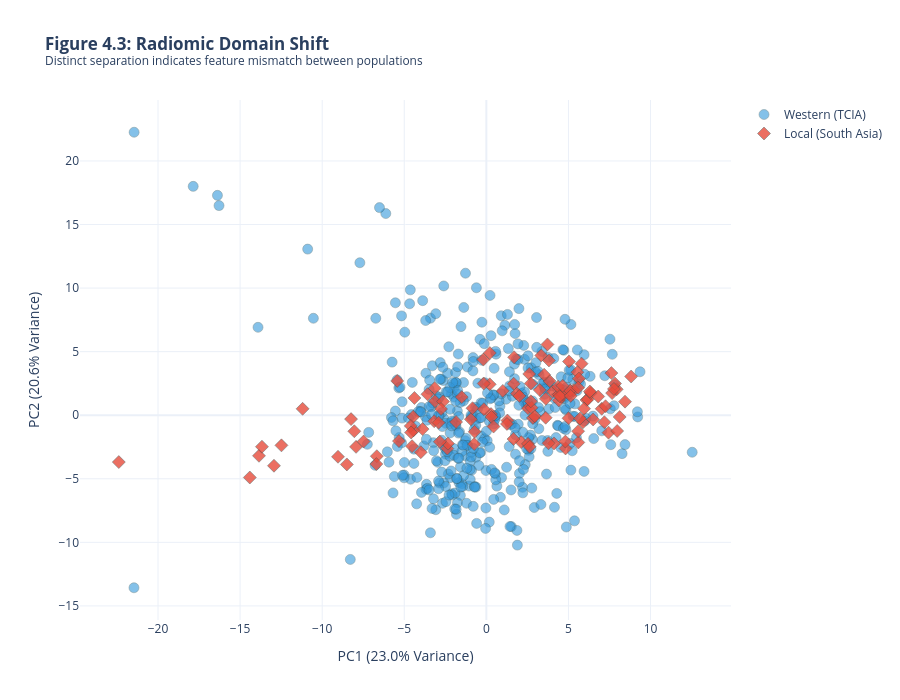
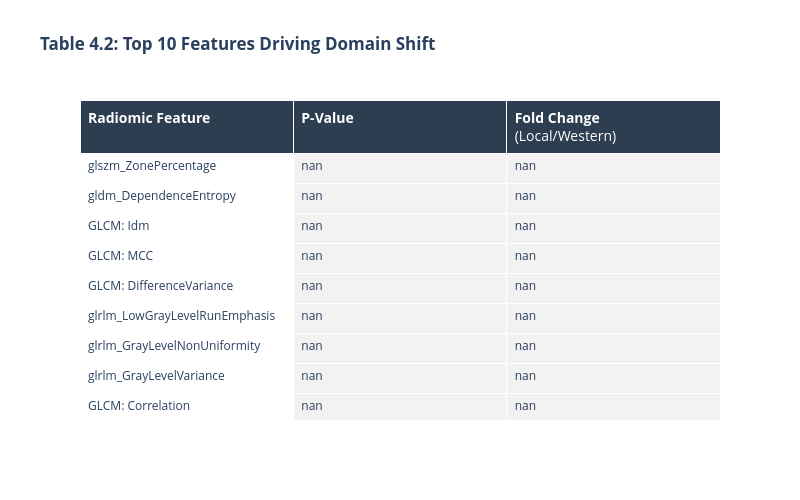

Notebook source saved alongside these figures, in order:
### Code cell
import pandas as pd
import numpy as np
import plotly.graph_objects as go
from sklearn.decomposition import PCA
from sklearn.preprocessing import StandardScaler
from scipy.stats import ttest_ind
import os

# --- CONFIGURATION ---
input_file = '../Results/final_radiomics_merged.csv'  # Check this path!
output_dir = '../Results/Final_Figures/'
os.makedirs(output_dir, exist_ok=True)

print("--- STARTING RADIOMICS DOMAIN SHIFT ANALYSIS ---")

# ==========================================
# STEP 1: LOAD DATA & CALCULATE PCA (The Missing Step)
# ==========================================
try:
    print("1. Loading Data...")
    df = pd.read_csv(input_file)
    
    # Filter only original radiomic features (ignore shape/wavelet for PCA clarity)
    feature_cols = [c for c in df.columns if 'original_' in c and 'shape' not in c]
    
    # Separate Features (X) and Labels (Cohort)
    X = df[feature_cols].dropna()
    y = df.loc[X.index, 'Cohort'] # Ensure alignment
    
    print(f"   Features selected: {len(feature_cols)}")
    print(f"   Patients included: {len(X)}")

    # Standardize the data (Vital for PCA)
    scaler = StandardScaler()
    X_scaled = scaler.fit_transform(X)

    # Run PCA
    print("2. Running Principal Component Analysis (PCA)...")
    pca = PCA(n_components=2)
    components = pca.fit_transform(X_scaled)

    # Create the 'pca_df' that was missing
    pca_df = pd.DataFrame(data=components, columns=['PC1', 'PC2'])
    pca_df['Cohort'] = y.values
    
    # Rename cohorts for cleaner legends if needed
    pca_df['Cohort'] = pca_df['Cohort'].replace({
        'Public': 'Public (Western)', 
        'Square': 'Local (Bangladesh)', 
        'Ahsania': 'Local (Bangladesh)'
    })

    # ==========================================
    # STEP 2: CALCULATE P-VALUES (For the Table)
    # ==========================================
    print("3. Calculating Feature Significance...")
    results = []
    
    # Define groups
    group_western = df[df['Cohort'].str.contains('Public')][feature_cols]
    group_local = df[df['Cohort'].str.contains('Square|Ahsania')][feature_cols]
    
    for feature in feature_cols:
        val_w = group_western[feature].dropna()
        val_l = group_local[feature].dropna()
        
        # T-test
        t_stat, p_val = ttest_ind(val_w, val_l, equal_var=False)
        
        # Fold Change (Local / Western)
        mean_w = val_w.mean()
        mean_l = val_l.mean()
        fold_change = mean_l / mean_w if mean_w != 0 else 0
        
        results.append({
            'Feature': feature,
            'P_Value': p_val,
            'Fold_Change': fold_change
        })
        
    df_stats = pd.DataFrame(results)

    # ==========================================
    # STEP 3: GENERATE FIGURE 4.3 (The Plot)
    # ==========================================
    print("4. Generating Figure 4.3 (Scatter Plot)...")
    
    fig_pca = go.Figure()

    # Trace 1: Western
    fig_pca.add_trace(go.Scatter(
        x=pca_df[pca_df['Cohort'].str.contains('Public')]['PC1'],
        y=pca_df[pca_df['Cohort'].str.contains('Public')]['PC2'],
        mode='markers',
        name='Western (TCIA)',
        marker=dict(color='#3498db', size=10, opacity=0.6, line=dict(width=0.5, color='DarkSlateGrey'))
    ))

    # Trace 2: Local
    fig_pca.add_trace(go.Scatter(
        x=pca_df[pca_df['Cohort'].str.contains('Local')]['PC1'],
        y=pca_df[pca_df['Cohort'].str.contains('Local')]['PC2'],
        mode='markers',
        name='Local (South Asia)',
        marker=dict(color='#e74c3c', size=10, opacity=0.8, symbol='diamond', line=dict(width=0.5, color='DarkSlateGrey'))
    ))

    fig_pca.update_layout(
        title="<b>Figure 4.3: Radiomic Domain Shift</b><br><sup>Distinct separation indicates feature mismatch between populations</sup>",
        xaxis=dict(title=f"PC1 ({pca.explained_variance_ratio_[0]:.1%} Variance)"),
        yaxis=dict(title=f"PC2 ({pca.explained_variance_ratio_[1]:.1%} Variance)"),
        template="plotly_white",
        width=900, height=700
    )
    
    fig_pca.write_image(f"{output_dir}Figure_4.3_PCA_DomainShift.png", scale=3)
    fig_pca.show()

    # ==========================================
    # STEP 4: GENERATE TABLE 4.2 (The Top 10 List)
    # ==========================================
    print("5. Generating Table 4.2 (Top Features)...")

    # Sort by Smallest P-value (Most Significant)
    df_sorted = df_stats.sort_values(by='P_Value', ascending=True)
    top_10 = df_sorted.head(10).copy()

    # Clean names
    def clean_name(name):
        return name.replace('original_', '').replace('glcm_', 'GLCM: ').replace('firstorder_', 'Stats: ')

    top_10['Clean_Name'] = top_10['Feature'].apply(clean_name)
    formatted_p = top_10['P_Value'].apply(lambda x: f"{x:.2e}")
    formatted_fc = top_10['Fold_Change'].apply(lambda x: f"{x:.2f}")

    fig_table = go.Figure(data=[go.Table(
        header=dict(
            values=['<b>Radiomic Feature</b>', '<b>P-Value</b>', '<b>Fold Change</b><br>(Local/Western)'],
            fill_color='#2c3e50', font=dict(color='white', size=14), align='left'
        ),
        cells=dict(
            values=[top_10['Clean_Name'], formatted_p, formatted_fc],
            fill_color=['white', '#f2f2f2'], align='left', font=dict(size=12), height=30
        ))
    ])

    fig_table.update_layout(title="<b>Table 4.2: Top 10 Features Driving Domain Shift</b>", width=800, height=500)
    fig_table.write_image(f"{output_dir}Table_4.2_Top10_Shift_Features.png", scale=3)
    fig_table.show()

    print("\n[SUCCESS] All files generated in ../Results/Final_Figures/")

except FileNotFoundError:
    print(f"\n[ERROR] Could not find file: {input_file}")
    print("Please check if the file path is correct.")
except Exception as e:
    print(f"\n[ERROR] Something went wrong: {e}")

### Figure 1 — Plotly figure (JSON) as saved in the notebook; plotly's stock layout.template omitted (floating-point values rounded to 4 significant figures; data arrays with more than 128 entries replaced by an {"elided": "..."} marker saying what was removed)
{"data": [{"marker": {"color": "#3498db", "line": {"color": "DarkSlateGrey", "width": 0.5}, "opacity": 0.6, "size": 10}, "mode": "markers", "name": "Western (TCIA)", "type": "scatter", "x": {"elided": "421 float values"}, "y": {"elided": "421 float values"}}, {"marker": {"color": "#e74c3c", "line": {"color": "DarkSlateGrey", "width": 0.5}, "opacity": 0.8, "size": 10, "symbol": "diamond"}, "mode": "markers", "name": "Local (South Asia)", "type": "scatter", "x": [1.858, 1.284, 6.099, 1.665, -2.377, -0.7143, 5.005, 7.441, 2.611, 2.71, -3.886, 4.412, -0.9427, 4.119, 8.818, -7.937, -8.042, -3.148, 4.044, 5.059, 7.618, 3.812, -8.241, 3.849, 2.121, 0.2817, 2.834, -3.131, 3.722, 7.661, -0.8443, -1.844, 7.968, 4.822, 5.884, 2.536, 7.939, -11.19, 6.501, 0.3128, -2.637, 3.785, 2.01, 4.425, -6.671, -5.326, 6.172, 4.368, 2.753, 6.359, 6.812, 3.623, -12.94, 7.189, -3.178, -4.445, 8.12, 7.837, 5.799, 2.535, -14.41, 0.2038, 2.953, -0.1484, 4.574, -2.339, 7.025, 3.344, 1.653, -8.498, 3.255, -0.1833, 5.316, 4.665, 3.521, -0.7417, 8.445, -13.85, 2.709, 4.47, 5.035, -22.39, -12.48, 5.545, 1.002, 2.635, -0.1627, 7.772, -5.43, -4.381, 5.6, -4.459, -4.605, -4.526, 0.2112, 3.614, -2.837, 5.64, -2.76, -7.478, 5.103, -2.908, -13.67, 5.589, -1.498, 5.588, 0.4384, 5.138, -3.587, -3.993, -9.035, 5.704, 6.307, -4.584, -6.7, 1.255, 4.814, 7.261, 5.951, 4.643, 1.69], "y": [1.7, -0.4198, 1.196, 2.48, -2.626, -1.305, -0.2381, -1.371, 3.246, 2.497, -1.092, 1.165, -0.3216, -2.218, 3.046, -2.488, -1.262, 2.128, 1.859, 1.727, 3.312, 4.308, -0.3062, 2.685, -2.116, 0.09182, -0.214, 1.108, 5.566, 1.74, 0.5498, -0.5353, -1.24, -2.615, -0.5564, 0.5465, 2.037, 0.5028, -0.335, -0.1396, 1.071, -2.207, 1.515, 1.628, -3.224, -2.034, 1.248, 2.243, 0.5886, 1.742, 1.469, 1.293, -3.974, -0.5514, -0.4717, -1.197, -0.1426, 2.491, 4.055, -2.254, -4.899, 2.432, -0.08141, 0.4732, 1.45, -2.231, 0.5072, 4.704, -1.874, -3.872, 1.976, 4.374, 1.96, 1.664, 3.186, -2.272, 1.069, -3.192, 1.095, 1.497, 4.228, -3.684, -2.371, 3.384, 1.913, -2.473, 2.497, 2.064, 2.697, 1.356, -2.14, -0.1204, -0.8427, -2.437, 4.893, -0.1966, -2.085, 2.877, 0.487, -2.073, 1.94, -0.5842, -2.477, -1.256, 1.425, 2.167, -0.8917, 1.518, 1.653, -2.908, -3.269, -0.2631, 1.86, -1.36, -3.843, -0.6838, -2.071, 0.7053, 0.5182, 2.321, 4.557]}], "layout": {"height": 700, "title": {"text": "<b>Figure 4.3: Radiomic Domain Shift</b><br><sup>Distinct separation indicates feature mismatch between populations</sup>"}, "width": 900, "xaxis": {"title": {"text": "PC1 (23.0% Variance)"}}, "yaxis": {"title": {"text": "PC2 (20.6% Variance)"}}}}

### Figure 2 — Plotly figure (JSON) as saved in the notebook; plotly's stock layout.template omitted (floating-point values rounded to 4 significant figures)
{"data": [{"cells": {"align": "left", "fill": {"color": ["white", "#f2f2f2"]}, "font": {"size": 12}, "height": 30, "values": [["glszm_ZonePercentage", "gldm_DependenceEntropy", "GLCM: Idm", "GLCM: MCC", "GLCM: DifferenceVariance", "glrlm_LowGrayLevelRunEmphasis", "glrlm_GrayLevelNonUniformity", "glrlm_GrayLevelVariance", "GLCM: Correlation", "Stats: Kurtosis"], ["nan", "nan", "nan", "nan", "nan", "nan", "nan", "nan", "nan", "nan"], ["nan", "nan", "nan", "nan", "nan", "nan", "nan", "nan", "nan", "nan"]]}, "header": {"align": "left", "fill": {"color": "#2c3e50"}, "font": {"color": "white", "size": 14}, "values": ["<b>Radiomic Feature</b>", "<b>P-Value</b>", "<b>Fold Change</b><br>(Local/Western)"]}, "type": "table"}], "layout": {"height": 500, "title": {"text": "<b>Table 4.2: Top 10 Features Driving Domain Shift</b>"}, "width": 800}}
